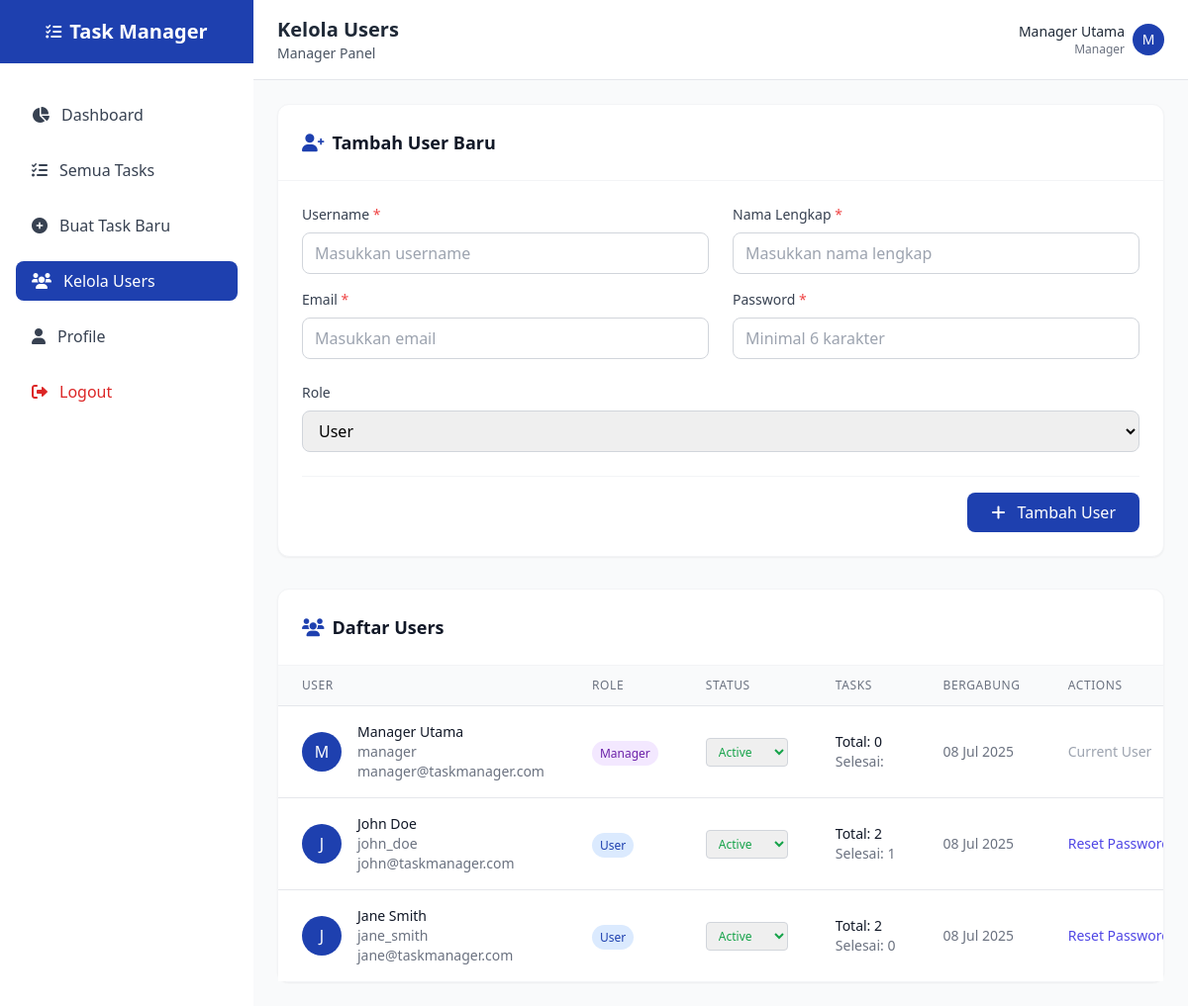
The page /manage-users.php (signed in) on the database its author committed.
### tables this page shows
CREATE TABLE IF NOT EXISTS users (
    id INT AUTO_INCREMENT PRIMARY KEY,
    username VARCHAR(50) UNIQUE NOT NULL,
    email VARCHAR(100) UNIQUE NOT NULL,
    password VARCHAR(255) NOT NULL,
    full_name VARCHAR(100) NOT NULL,
    role ENUM('user', 'manager') DEFAULT 'user',
    status ENUM('active', 'inactive') DEFAULT 'active',
    created_at TIMESTAMP DEFAULT CURRENT_TIMESTAMP,
    updated_at TIMESTAMP DEFAULT CURRENT_TIMESTAMP ON UPDATE CURRENT_TIMESTAMP
);

### config/session.php (called while the page is built, shortened)
<?php
function isLoggedIn() {
    return isset($_SESSION['user_id']) && !empty($_SESSION['user_id']);
}
function getCurrentUser() {
    if (isLoggedIn()) {
        return [
            'id' => $_SESSION['user_id'],
            'username' => $_SESSION['username'],
            'email' => $_SESSION['email'],
            'role' => $_SESSION['role'],
            'full_name' => $_SESSION['full_name']
        ];
    }
    return null;
}
function hasRole($role) {
    $user = getCurrentUser();
    return $user && $user['role'] === $role;
}
function isManager() {
    return hasRole('manager');
}
?>

### config/database.php (called while the page is built, shortened)
<?php
function getConnection() {
    try {
        $pdo = new PDO("mysql:host=" . DB_HOST . ";dbname=" . DB_NAME, DB_USER, DB_PASS);
        $pdo->setAttribute(PDO::ATTR_ERRMODE, PDO::ERRMODE_EXCEPTION);
        $pdo->setAttribute(PDO::ATTR_DEFAULT_FETCH_MODE, PDO::FETCH_ASSOC);
        return $pdo;
    } catch(PDOException $e) {
        die("Koneksi database gagal: " . $e->getMessage());
    }
}
function executeQuery($sql, $params = []) {
    $pdo = getConnection();
    $stmt = $pdo->prepare($sql);
    $stmt->execute($params);
    return $stmt;
}
function fetchOne($sql, $params = []) {
    $stmt = executeQuery($sql, $params);
    return $stmt->fetch();
}
function fetchAll($sql, $params = []) {
    $stmt = executeQuery($sql, $params);
    return $stmt->fetchAll();
}
?>

### manage-users.php (the view, shortened to what this page needs)
<?php
require_once 'config/database.php';
require_once 'config/session.php';
$pageTitle = 'Kelola Users';
$users = fetchAll("SELECT * FROM users ORDER BY created_at DESC");
include 'includes/header.php';
?>
<div class="max-w-6xl mx-auto">
    <div class="bg-white rounded-xl shadow-sm border border-gray-100 mb-8">
        <div class="p-6 border-b border-gray-100">
            <h3 class="text-lg font-semibold text-gray-900 flex items-center">
                <i class="fas fa-user-plus text-primary mr-2"></i>
                Tambah User Baru
            </h3>
        </div>
        <form method="POST" action="" class="p-6">
            <div class="grid grid-cols-1 md:grid-cols-2 gap-6">
                <div class="space-y-4">
                    <div>
                        <label for="username" class="block text-sm font-medium text-gray-700 mb-2">
                            Username <span class="text-red-500">*</span>
                        </label>
                        <input
                            type="text"
                            id="username"
                            name="username"
                            class="w-full px-3 py-2 border border-gray-300 rounded-lg focus:outline-none focus:ring-2 focus:ring-primary"
                            placeholder="Masukkan username"
                            required
                        >
                    </div>
                    <div>
                        <label for="email" class="block text-sm font-medium text-gray-700 mb-2">
                            Email <span class="text-red-500">*</span>
                        </label>
                        <input
                            type="email"
                            id="email"
                            name="email"
                            class="w-full px-3 py-2 border border-gray-300 rounded-lg focus:outline-none focus:ring-2 focus:ring-primary"
                            placeholder="Masukkan email"
                            required
                        >
                    </div>
                </div>
                <div class="space-y-4">
                    <div>
                        <label for="full_name" class="block text-sm font-medium text-gray-700 mb-2">
                            Nama Lengkap <span class="text-red-500">*</span>
                        </label>
                        <input
                            type="text"
                            id="full_name"
                            name="full_name"
                            class="w-full px-3 py-2 border border-gray-300 rounded-lg focus:outline-none focus:ring-2 focus:ring-primary"
                            placeholder="Masukkan nama lengkap"
                            required
                        >
                    </div>
                    <div>
                        <label for="password" class="block text-sm font-medium text-gray-700 mb-2">
                            Password <span class="text-red-500">*</span>
                        </label>
                        <input
                            type="password"
                            id="password"
                            name="password"
                            class="w-full px-3 py-2 border border-gray-300 rounded-lg focus:outline-none focus:ring-2 focus:ring-primary"
                            placeholder="Minimal 6 karakter"
                            required
                            minlength="6"
                        >
                    </div>
                </div>
                <div class="md:col-span-2">
                    <label for="role" class="block text-sm font-medium text-gray-700 mb-2">
                        Role
                    </label>
                    <select
                        id="role"
                        name="role"
                        class="w-full px-3 py-2 border border-gray-300 rounded-lg focus:outline-none focus:ring-2 focus:ring-primary"
                    >
                        <option value="user">User</option>
                    </select>
                </div>
            </div>
            <div class="flex justify-end mt-6 pt-4 border-t border-gray-100">
                <button
                    type="submit"
                    class="px-6 py-2 bg-primary text-white rounded-lg hover:bg-blue-700 font-medium"
                >
                    <i class="fas fa-plus mr-2"></i>
                    Tambah User
                </button>
            </div>
        </form>
    </div>
    <div class="bg-white rounded-xl shadow-sm border border-gray-100">
        <div class="p-6 border-b border-gray-100">
            <h3 class="text-lg font-semibold text-gray-900 flex items-center">
                <i class="fas fa-users text-primary mr-2"></i>
                Daftar Users
            </h3>
        </div>
        <div class="overflow-x-auto">
            <table class="min-w-full divide-y divide-gray-200">
                <thead class="bg-gray-50">
                    <tr>
                        <th class="px-6 py-3 text-left text-xs font-medium text-gray-500 uppercase tracking-wider">User</th>
                        <th class="px-6 py-3 text-left text-xs font-medium text-gray-500 uppercase tracking-wider">Role</th>
                        <th class="px-6 py-3 text-left text-xs font-medium text-gray-500 uppercase tracking-wider">Status</th>
                        <th class="px-6 py-3 text-left text-xs font-medium text-gray-500 uppercase tracking-wider">Tasks</th>
                        <th class="px-6 py-3 text-left text-xs font-medium text-gray-500 uppercase tracking-wider">Bergabung</th>
                        <th class="px-6 py-3 text-left text-xs font-medium text-gray-500 uppercase tracking-wider">Actions</th>
                    </tr>
                </thead>
                <tbody class="bg-white divide-y divide-gray-200">
                    <?php foreach ($users as $user):
                        $userTasks = fetchOne("SELECT
                            COUNT(*) as total,
                            SUM(CASE WHEN status = 'completed' THEN 1 ELSE 0 END) as completed
                            FROM tasks WHERE assigned_to = ?", [$user['id']]);
                    ?>
                    <tr class="hover:bg-gray-50">
                        <td class="px-6 py-4">
                            <div class="flex items-center">
                                <div class="h-10 w-10 bg-primary rounded-full flex items-center justify-center text-white font-medium mr-4">
                                    <?php echo strtoupper(substr($user['full_name'], 0, 1)); ?>
                                </div>
                                <div>
                                    <div class="text-sm font-medium text-gray-900"><?php echo htmlspecialchars($user['full_name']); ?></div>
                                    <div class="text-sm text-gray-500"><?php echo htmlspecialchars($user['username']); ?></div>
                                    <div class="text-sm text-gray-500"><?php echo htmlspecialchars($user['email']); ?></div>
                                </div>
                            </div>
                        </td>
                        <td class="px-6 py-4 whitespace-nowrap">
                            <span class="px-2 py-1 text-xs font-medium rounded-full
                                <?php echo $user['role'] === 'manager' ? 'bg-purple-100 text-purple-800' : 'bg-blue-100 text-blue-800'; ?>">
                                <?php echo ucfirst($user['role']); ?>
                            </span>
                        </td>
                        <td class="px-6 py-4 whitespace-nowrap">
                            <form method="POST" action="" class="inline">
                                <select
                                    name="status"
                                    onchange="this.form.submit()"
                                    class="text-xs border border-gray-300 rounded px-2 py-1 <?php echo $user['status'] === 'active' ? 'text-green-600' : 'text-red-600'; ?>"
                                >
                                    <option value="active" <?php echo $user['status'] === 'active' ? 'selected' : ''; ?>>Active</option>
                                </select>
                            </form>
                        </td>
                        <td class="px-6 py-4 whitespace-nowrap">
                            <div class="text-sm text-gray-900">
                                Total: <?php echo $userTasks['total']; ?>
                            </div>
                            <div class="text-sm text-gray-500">
                                Selesai: <?php echo $userTasks['completed']; ?>
                            </div>
                        </td>
                        <td class="px-6 py-4 whitespace-nowrap text-sm text-gray-500">
                            <?php echo date('d M Y', strtotime($user['created_at'])); ?>
                        </td>
                        <td class="px-6 py-4 whitespace-nowrap text-sm font-medium">
                            <?php if ($user['id'] != getCurrentUser()['id']): ?>
                            <button
                                onclick="resetPassword(<?php echo $user['id']; ?>)"
                                class="text-indigo-600 hover:text-indigo-900 mr-3"
                            >
                                Reset Password
                            </button>
                            <?php else: ?>
                            <span class="text-gray-400">Current User</span>
                            <?php endif; ?>
                        </td>
                    </tr>
                    <?php endforeach; ?>
                </tbody>
            </table>
        </div>
    </div>
</div>
<?php include 'includes/footer.php'; ?>

### includes/header.php (shortened to what this page needs)
<!DOCTYPE html>
<html lang="id">
<head>
    <script src="https://cdn.tailwindcss.com"></script>
    <link rel="stylesheet" href="https://cdnjs.cloudflare.com/ajax/libs/font-awesome/6.0.0/css/all.min.css">
</head>
<body class="bg-gray-50">
    <?php if (isLoggedIn()): ?>
    <div class="flex h-screen bg-gray-50">
        <div class="w-64 bg-white shadow-lg">
            <div class="flex items-center justify-center h-16 bg-primary text-white">
                <i class="fas fa-tasks mr-2"></i>
                <h1 class="text-xl font-bold">Task Manager</h1>
            </div>
            <nav class="mt-6">
                <?php if (isManager()): ?>
                <div class="px-4 py-2">
                    <a href="manager-dashboard.php" class="flex items-center px-4 py-2 text-gray-700 hover:bg-blue-50 hover:text-primary rounded-lg <?php echo basename($_SERVER['PHP_SELF']) == 'manager-dashboard.php' ? 'bg-primary text-white' : ''; ?>">
                        <i class="fas fa-chart-pie mr-3"></i>
                        Dashboard
                    </a>
                </div>
                <div class="px-4 py-2">
                    <a href="all-tasks.php" class="flex items-center px-4 py-2 text-gray-700 hover:bg-blue-50 hover:text-primary rounded-lg <?php echo basename($_SERVER['PHP_SELF']) == 'all-tasks.php' ? 'bg-primary text-white' : ''; ?>">
                        <i class="fas fa-list-check mr-3"></i>
                        Semua Tasks
                    </a>
                </div>
                <div class="px-4 py-2">
                    <a href="create-task.php" class="flex items-center px-4 py-2 text-gray-700 hover:bg-blue-50 hover:text-primary rounded-lg <?php echo basename($_SERVER['PHP_SELF']) == 'create-task.php' ? 'bg-primary text-white' : ''; ?>">
                        <i class="fas fa-plus-circle mr-3"></i>
                        Buat Task Baru
                    </a>
                </div>
                <div class="px-4 py-2">
                    <a href="manage-users.php" class="flex items-center px-4 py-2 text-gray-700 hover:bg-blue-50 hover:text-primary rounded-lg <?php echo basename($_SERVER['PHP_SELF']) == 'manage-users.php' ? 'bg-primary text-white' : ''; ?>">
                        <i class="fas fa-users mr-3"></i>
                        Kelola Users
                    </a>
                </div>
                <?php endif; ?>
                <div class="px-4 py-2">
                    <a href="profile.php" class="flex items-center px-4 py-2 text-gray-700 hover:bg-blue-50 hover:text-primary rounded-lg <?php echo basename($_SERVER['PHP_SELF']) == 'profile.php' ? 'bg-primary text-white' : ''; ?>">
                        <i class="fas fa-user mr-3"></i>
                        Profile
                    </a>
                </div>
                <div class="px-4 py-2">
                    <a href="logout.php" class="flex items-center px-4 py-2 text-red-600 hover:bg-red-50 rounded-lg">
                        <i class="fas fa-sign-out-alt mr-3"></i>
                        Logout
                    </a>
                </div>
            </nav>
        </div>
        <div class="flex-1 flex flex-col overflow-hidden">
            <header class="bg-white shadow-sm border-b border-gray-200">
                <div class="flex justify-between items-center px-6 py-4">
                    <div>
                        <h2 class="text-xl font-semibold text-gray-800">
                            <?php echo isset($pageTitle) ? $pageTitle : 'Dashboard'; ?>
                        </h2>
                        <p class="text-sm text-gray-600">
                            <?php echo isManager() ? 'Manager Panel' : 'User Panel'; ?>
                        </p>
                    </div>
                    <div class="flex items-center space-x-4">
                        <div class="flex items-center space-x-2">
                            <div class="text-right">
                                <div class="text-sm font-medium text-gray-800"><?php echo getCurrentUser()['full_name']; ?></div>
                                <div class="text-xs text-gray-500 capitalize"><?php echo getCurrentUser()['role']; ?></div>
                            </div>
                            <div class="h-8 w-8 bg-primary rounded-full flex items-center justify-center text-white text-sm font-medium">
                                <?php echo strtoupper(substr(getCurrentUser()['full_name'], 0, 1)); ?>
                            </div>
                        </div>
                    </div>
                </div>
            </header>
            <main class="flex-1 overflow-x-hidden overflow-y-auto bg-gray-50 p-6">
    <?php endif; ?>

### rows shown on the page
users: full_name "Manager Utama", role "Manager", full_name "M", username "manager", email "manager@taskmanager.com", status "Active", total "0", created_at "08 Jul 2025", shows "Current User"
users: full_name "J", full_name "John Doe", username "john_doe", email "john@taskmanager.com", role "User", status "Active", total "2", completed "1", created_at "08 Jul 2025"
users: full_name "J", full_name "Jane Smith", username "jane_smith", email "jane@taskmanager.com", role "User", status "Active", total "2", completed "0", created_at "08 Jul 2025"

### other values the page prints
$pageTitle "Kelola Users"
